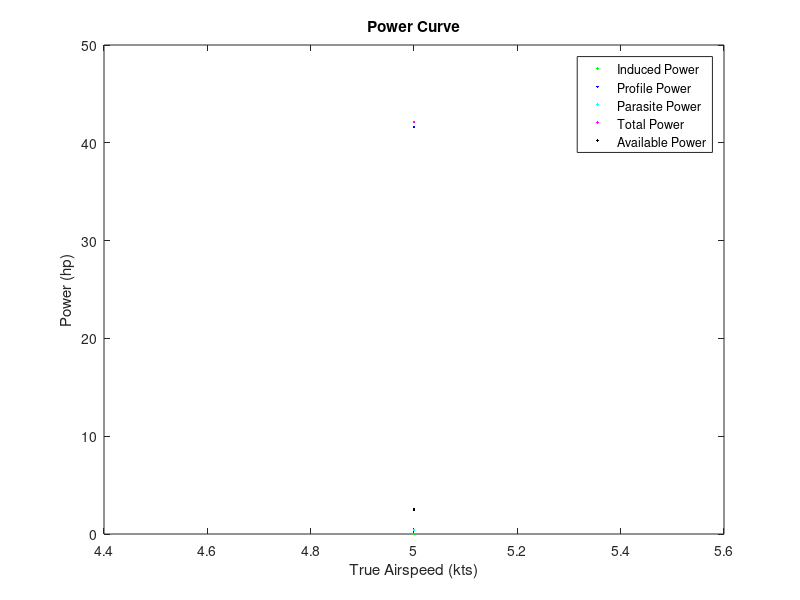
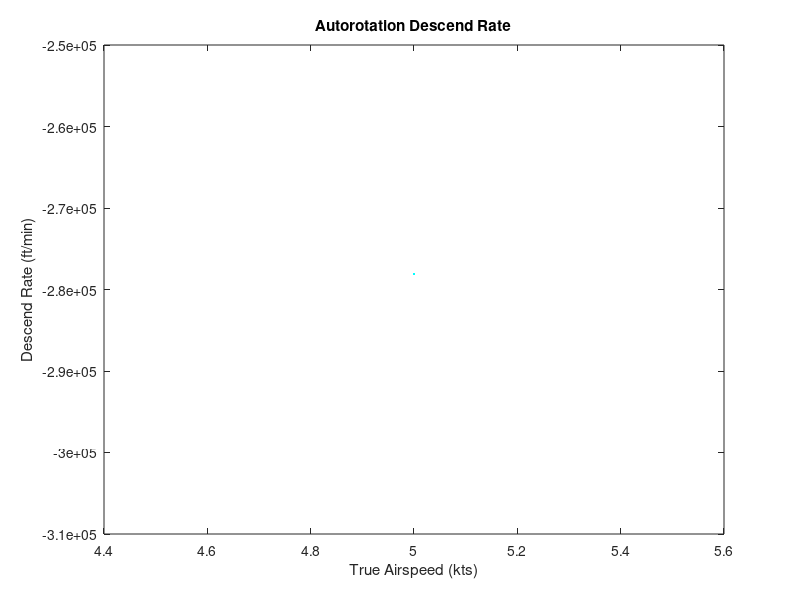
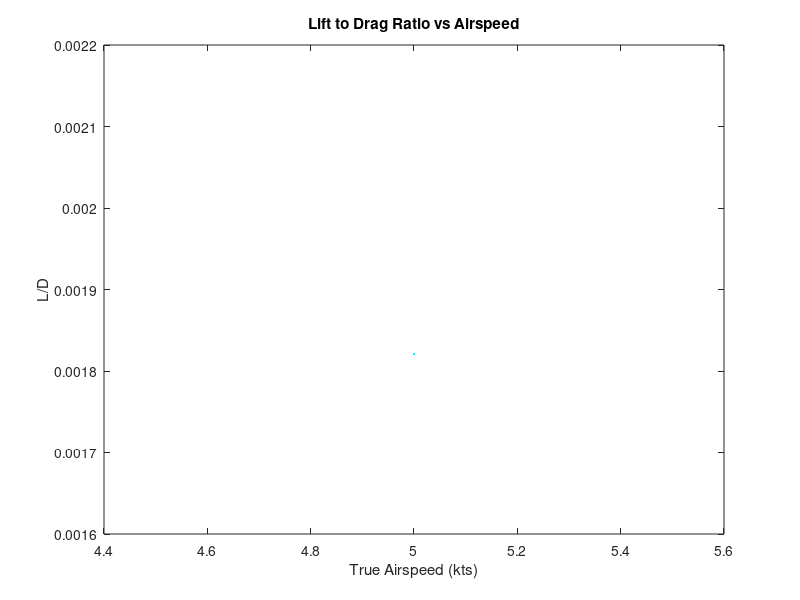
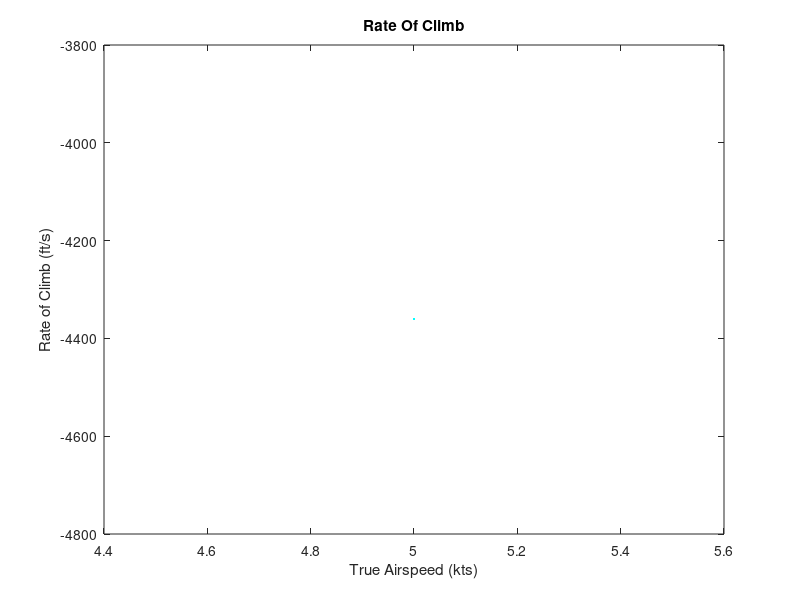

The MATLAB source for these figures, in order:
% Tandem Rotors Helicopters Performance Analysis
% 
% Author: Reza Samarghandi 
% 
% rezasamarghandi@yahoo.com
%
%February 28, 2021
 
clear
clc
close all

minvel=input ('Minimum True Airspeed For Analysis (kts) : ');
maxvel=input ('Maximum True Airspeed For Analysis (kts) : ');
velocity=minvel:maxvel;
alfa_deg=input ('Angle Of Attack (Degrees): ');
alfa=alfa_deg*pi/180; %angle of attack (rad)
velct=input ('Climb Velocity (kts) : ');
velc=velct*1.6878; %Climb Velocity in (ft/s)
rho=input ('Density Of Air in (lbs/ft^3) : ');
m=input ('Mass Of The Helicopter in (lbs) : '); 
r= input ('Radius Of The Rotor Blade (ft) : ');
chord=input ('Chord Of The Rotor Blade (ft) : '); 
nb=input ('Number Of Blades Of Rotor : '); 
cd0=input ('Rotor Blade Airfoil Drag Coefficient in Zero Angle Of Attack (cd0) : ');
g=32.17; %Gravitational Acceleration
rpm=input ('RPM of The Rotor : ');
hpavt=input ('Available power in hourse power : '); 
hpav=hpavt/2;
Pav=hpav*17696; %Available Power in (lb*ft^2/s^3)
mft=input ('fuel mass (lbs) : ');
mf=mft/2;
sfchp=input ('specific fuel consumption (lb/(hp*h) : ');
sfc=sfchp/17696;
n=input ('Load Factor For Turn Radius (Use Maximum Load Factor To Find Minimum Turn Radius : ');
f=input ('Equivalent Flat Plate Area Of The Fuselage (ft^2) : '); 
k=input ('Induced power factor (Preferred Value is 1.15) : ');
kk=input ('Correction parameter (Preferred Value is 4.7) : '); 
ss=input ('Distance Between Two Rotors (ft) : '); 

d=2*r; %Diameter Of The Rotor
mp=2/pi*(acos(ss/d)-ss/d*sin(acos(ss/d)));
kov=1+(sqrt(2)-1)*mp; %Induced Power Factor Due To Rotors Overlap

omega=rpm*2*pi/60; %Main Rotor Rotational Speed (rad/s)
vtip=r*omega; %Main Rotor Blade Tip Speed (ft/s)
a=pi*r^2; %Area of The Main Rotor (ft^2)
sigma=nb*chord/(pi*r); %Solidity of The Main Rotor 
w=m*g; %Weight of The Helicopter (lb*ft/s^2)
cw=w/(rho*a*vtip^2); %Coefficient of Weight

shp=17696; %hp to (lb*ft^2/s^3) 
Pc=w*velc; %Climb Power (lb*ft^2/s^3)
hpc=Pc/shp; %Climb Power (hp)
cpc=Pc/(rho*a*vtip^3);  %Climb Power Coefficient

for j=1:length(velocity)

v=velocity(j)*1.6878; %Forward Velocity in ft/s

miu=v*cos(alfa)/vtip; %Main Rotor Advance Ratio

landa=sqrt(cw/2); %Initial Guess Of The Rotor Inflow Ratio

for i=1:50
    landa=miu*tan(alfa)+cw/(2*sqrt(miu^2+landa^2)); %Rotor Inflow Ratio
end


cpi=(2*kov*k*cw^2)/(2*sqrt(miu^2+landa^2)); %Rotor Induced Power Coefficient
cp0=2*sigma*cd0/8*(1+kk*miu^2); %Rotor Profile Power Coefficient
cpp=0.5*f/a*miu^3; %Parasite Power Coefficient Of The Helicopter
cp=cpi+cp0+cpp+cpc; %Total Required Power Coefficient
Pi=cpi*rho*a*vtip^3; %Rotor Induced Power
P0=cp0*rho*a*vtip^3; %Rotor Profile Power
Pp=cpp*rho*a*vtip^3; %Parasite Power Of The Helicopter
P=Pi+P0+Pp+Pc; %Total Required Power
hpi=Pi/shp; %Induced Power In HP 
hp0=P0/shp; %Profile Power In HP
hpp=Pp/shp; %Parasite Power In HP
hp=P/shp; %Total Required Power In HP


descend(j)=-cp/cw*vtip*60; %Autorotation Rate Of Descend (ft/min)

endurance(j)=mf/(P*sfc); %Endurance Of The Helicopter (Hour)

range(j)=mf*v/(P*sfc/3600); %Range Of The Helicopter (ft)

rc(j)=(Pav-P)/w; %Rate Of Climb ft/s


ld(j)=w*v/P; %L/D Of The Helicopter

radius(j)=v^2/(sqrt(n^2-1)*g); %Turn Radius For specific Load Factor




plot(velocity(j),hpi,'g.','DisplayName','Induced Power')
hold on

plot(velocity(j),hp0,'b.','DisplayName','Profile Power')
hold on

plot(velocity(j),hpp,'c.','DisplayName','Parasite Power')
hold on

plot(velocity(j),hp,'m.','DisplayName','Total Power')
hold on

plot(velocity(j),hpav,'k.','DisplayName','Available Power')
hold on
title('Power Curve')
xlabel('True Airspeed (kts)')
ylabel('Power (hp)')
legend('show')
end


figure
plot(velocity,descend,'c.')
title('Autorotation Descend Rate')
xlabel('True Airspeed (kts)')
ylabel('Descend Rate (ft/min)')

figure
plot(velocity,ld,'c.')
title('Lift to Drag Ratio vs Airspeed')
xlabel('True Airspeed (kts)')
ylabel('L/D')


figure
plot(velocity,rc,'c.')
title('Rate Of Climb')
xlabel('True Airspeed (kts)')
ylabel('Rate of Climb (ft/s)')





figure
plot(velocity,range,'c.')
title('Range Of The Helicopter')
xlabel('True Airspeed (kts)')
ylabel('Range (ft)')

figure
plot(velocity,endurance,'c.')
title('Endurance Of The Helicopter')
xlabel('True Airspeed (kts)')
ylabel('Endurance (hour)')

figure
plot(velocity,radius,'c.')
title('Turn Radius')
xlabel('True Airspeed (kts)')
ylabel('Turn Radius (ft)')

